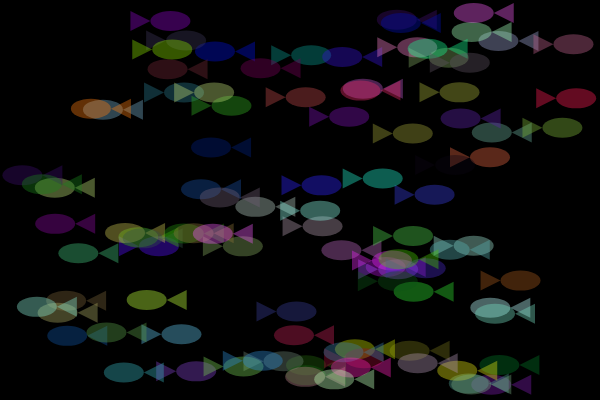
Frame 1 (no input)
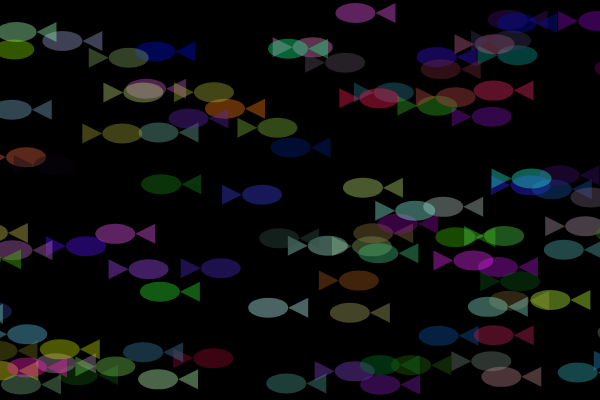
Frame 60 (no input)
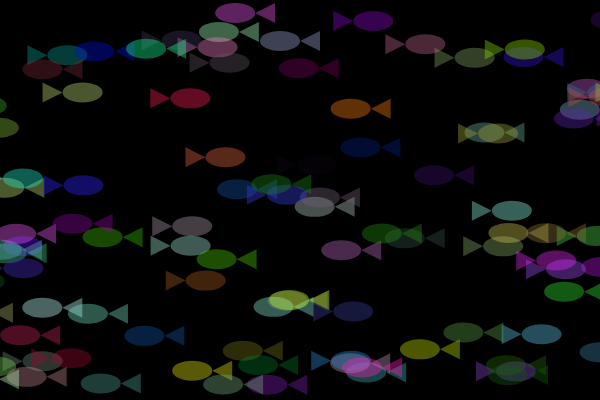
Frame 120 (the mouse pressed at the canvas centre since frame 60)

The p5.js sketch that drew these frames (run headless with seeded random() and noise() and a simulated clock; from frame 60 on, the mouse is pressed at the canvas centre):

// p5.js sketch
// ── sketch.js
var x=[];
var y=[];
var v=[];
var c=[];
var dir=[];
var t=[];

var q=100;

function setup() { 
  createCanvas (600,400);

  for(var i=0;i<q;i++){
    x[i]=random(60,width-60);
    y[i]=random(height-20);
    c[i]=color(random(255),random(255),random(255),100);
    v[i]=random(1,10);
    dir[i]=random([-1,1]);
  }

  noStroke();
}

function draw() {
  background (0);

  for(var i=0;i<q;i++){
    fill (c[i]);

    if(dir[i]==1){
      triangle(x[i],y[i],x[i]+20,y[i]+10,x[i],y[i]+20);
      ellipse(x[i]+40,y[i]+10,40,20);

      if(x[i]>width){
        x[i]+=-width-60;
      }

      if(mouseX>x[i] && mouseX<x[i]+60 && mouseY>y[i] && mouseY<y[i]+20){
        v[i]=0;
        t[i]=frameCount;
      }
    }

    else{
      triangle(x[i],y[i],x[i]-20,y[i]+10,x[i],y[i]+20);
      ellipse(x[i]-40, y[i]+10,40,20);

      if(x[i]<0){
        x[i]=width+60;
      }

      if(mouseX>x[i]-60 && mouseX<x[i] && mouseY>y[i] && mouseY<y[i]+20) {
        v[i]=0;
        t[i]=frameCount;
      }
    }

    x[i]+=v[i]*dir[i];
  }
}
